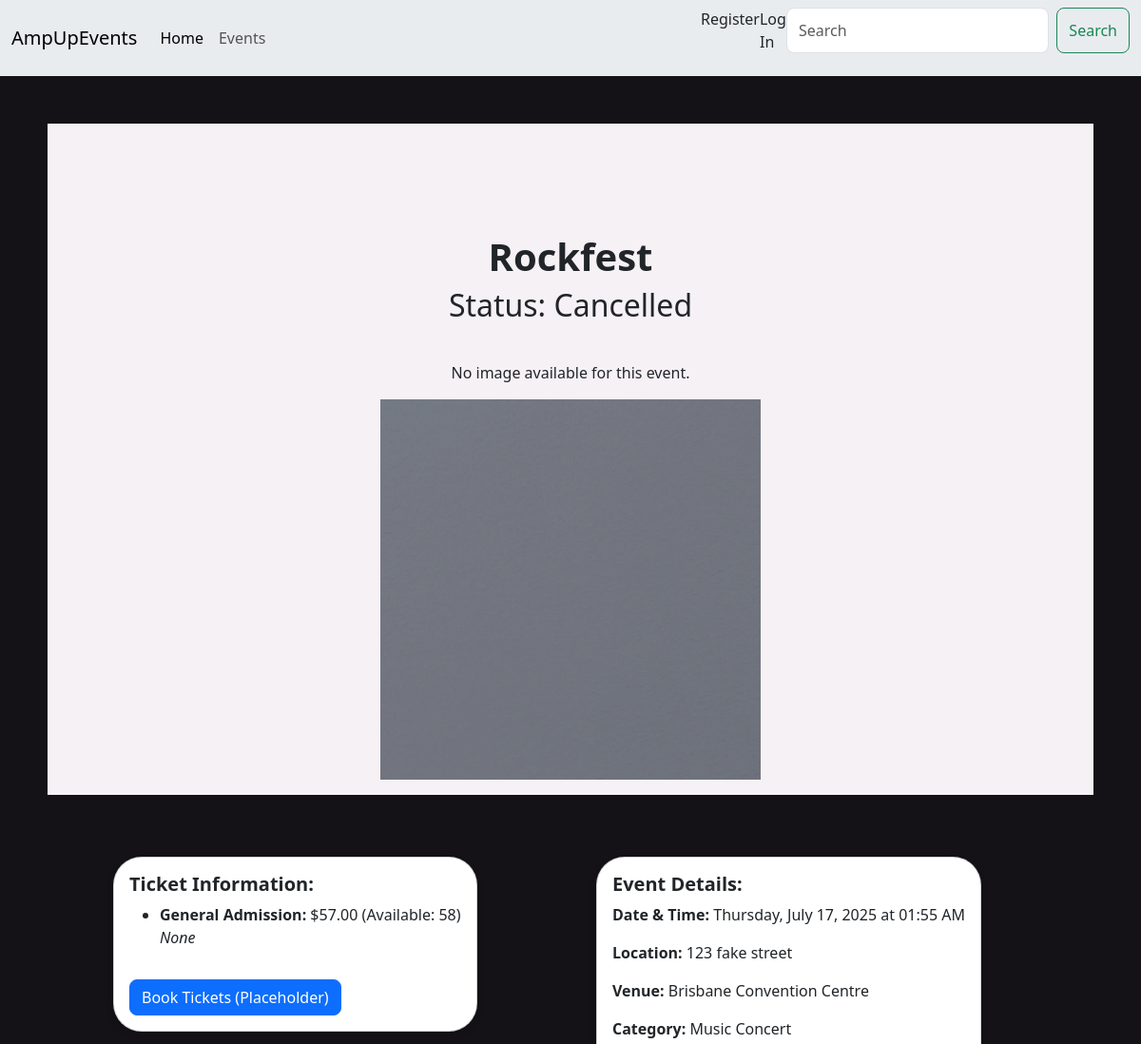
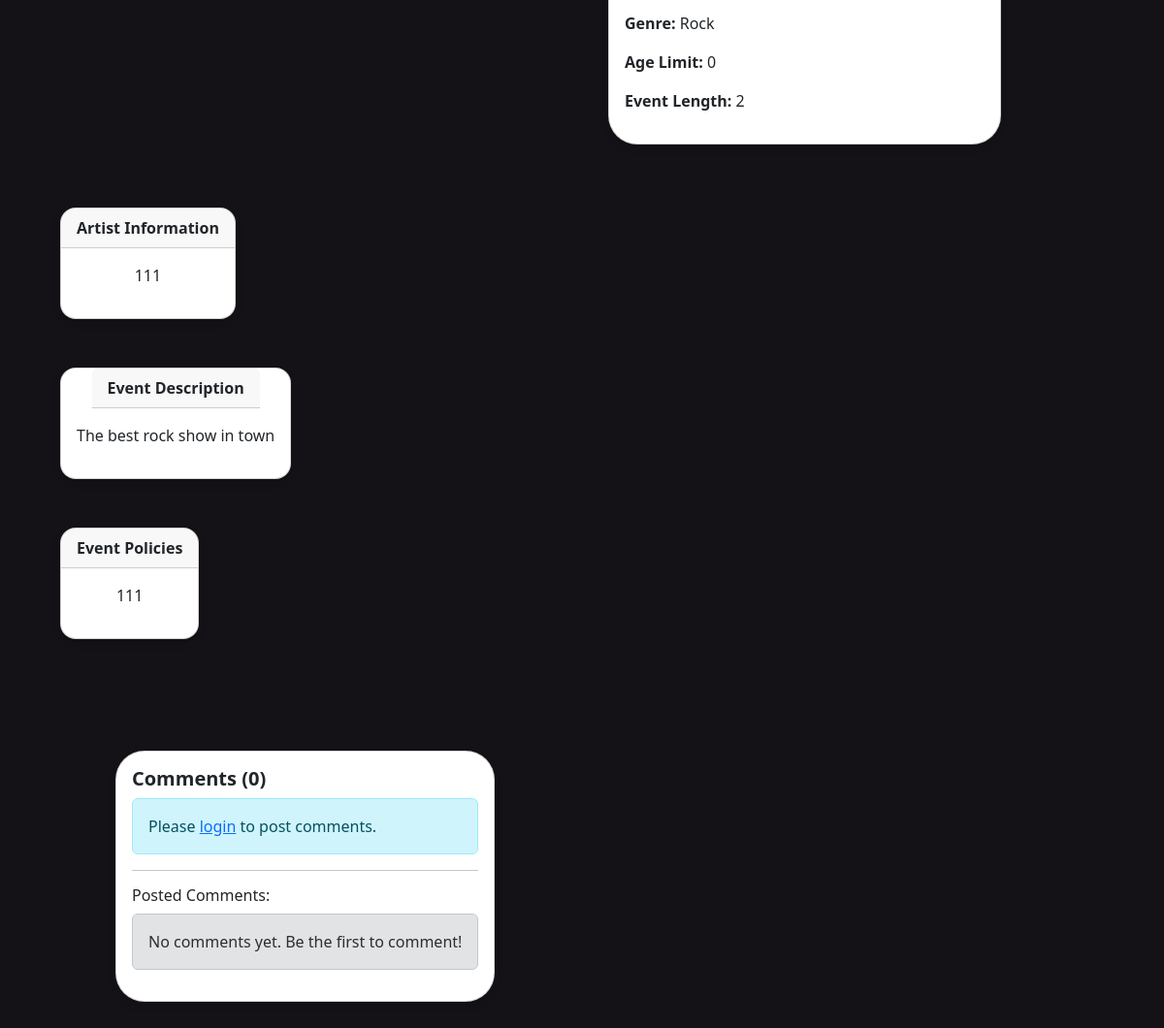
The page /events/1 on the database its author committed (2 pictures, top to bottom).
### website/models.py (models this page shows, shortened)
class Event(db.Model):
    __tablename__ = 'events'
    id = db.Column(db.Integer, primary_key=True)
    name = db.Column(db.String(120), index=True, nullable=False)
    description = db.Column(db.Text, nullable=True)
    image_filename = db.Column(db.String(255), nullable=True)
    start_datetime = db.Column(db.DateTime, nullable=False)
    location = db.Column(db.String(100), nullable=False)
    venue = db.Column(db.String(100), nullable=True)
    category_id = db.Column(db.Integer, db.ForeignKey('event_category.id'), nullable=False)
    status = db.Column(db.String(20), default='Open', nullable=False)
    genre = db.Column(db.String(50), nullable=True)
    age_limit = db.Column(db.Integer, nullable=True)
    length = db.Column(db.String(50), nullable=True)
    artist_info = db.Column(db.Text, nullable=True)
    policies = db.Column(db.Text, nullable=True)
    facebook = db.Column(db.String(255), nullable=True)
    instagram = db.Column(db.String(255), nullable=True)
    twitter = db.Column(db.String(255), nullable=True)
    youtube = db.Column(db.String(255), nullable=True)
    twitch = db.Column(db.String(255), nullable=True)
    created_at = db.Column(db.DateTime, default=datetime.now)
    updated_at = db.Column(db.DateTime, default=datetime.now, onupdate=datetime.now)
    created_by = db.Column(db.Integer, db.ForeignKey('users.id'), nullable=False)
    event_category = db.relationship('event_category', backref='events')
    ticket_types = db.relationship('ticket_type', backref='event', lazy='dynamic', cascade="all, delete-orphan")
    comments = db.relationship('Comment', backref='event', lazy='dynamic', cascade="all, delete-orphan")
    bookings = db.relationship('Booking', backref='event', lazy='dynamic', cascade="all, delete-orphan")

class ticket_type(db.Model):
    __tablename__ = 'ticket_type'
    id = db.Column(db.Integer, primary_key=True)
    event_id = db.Column(db.Integer, db.ForeignKey('events.id'), nullable=False)
    type_name = db.Column(db.String(100), nullable=False)
    description = db.Column(db.Text, nullable=True)
    price = db.Column(db.Float, nullable=False)
    quantity_available = db.Column(db.Integer, nullable=False)
    created_at = db.Column(db.DateTime, default=datetime.now)
    updated_at = db.Column(db.DateTime, default=datetime.now, onupdate=datetime.now)

class event_category(db.Model):
    __tablename__ = 'event_category'
    id = db.Column(db.Integer, primary_key=True)
    name = db.Column(db.String(100), nullable=False, unique=True)
    description = db.Column(db.Text, nullable=True)
    created_at = db.Column(db.DateTime, default=datetime.now)
    updated_at = db.Column(db.DateTime, default=datetime.now, onupdate=datetime.now)

### website/events.py (the view)
@eventbp.route('/<int:id>')
def details(id):
    event = db.session.query(Event).filter_by(id=id).first_or_404()
    cform = CommentForm()
    return render_template('events/eventDetails.html', event=event, form=cform)

### website/forms.py (shortened to what this page needs)
class CommentForm(FlaskForm):
    text = TextAreaField('Comment', [
        InputRequired('Please enter a comment'),
        Length(min=1, max=400, message='Comment must be between 1 and 400 characters')
    ])
    submit = SubmitField('Post Comment')

### website/templates/events/eventDetails.html (shortened to what this page needs)
{% extends 'base.html' %}
{% from "bootstrap5/form.html" import render_form %}
{% block head %}
    <link rel="stylesheet" href="{{ url_for('static', filename='style/eventDetails.css') }}">
{% endblock %}
{% block content %}
<main>
    {% if event %}
    <div class="row creation-banner">
        <div class="col-sm-12">
            <div class="Title text-center justify-content-center py-3">
                <h1>{{ event.name | default('Event Name Not Available') }}</h1>
                <h2>Status: {{ event.status | default('N/A') }}</h2>
            </div>
            {% if event.image_filename %}
            <div id="eventImageCarousel" class="carousel slide mb-4">
                <div class="carousel-inner">
                    <div class="carousel-item active">
                        <img src="{{ url_for('static', filename=event.image_filename) }}" class="d-block w-100" alt="{{ event.name }} Image" style="max-height: 700px; object-fit: contain;">
                    </div>
                </div>
            </div>
            {% else %}
            <div class="text-center py-3">
                <p>No image available for this event.</p>
                <img src="{{ url_for('static', filename='img/grey.jpg') }}" class="d-block w-50 mx-auto" alt="Placeholder Image" style="max-height: 400px; object-fit: contain;">
            </div>
            {% endif %}
        </div>
    </div>
    <div class="container mt-4">
        <div class="row">
            <div class="col-12 col-lg-6">
                <div class="card mb-3">
                    <div class="card-body">
                        <h5 class="card-title">Ticket Information:</h5>
                        {% if event.ticket_types.all() %}
                            <ul>
                            {% for ticket in event.ticket_types %}
                                <li>
                                    <strong>{{ ticket.type_name }}:</strong> ${{ "%.2f"|format(ticket.price) }}
                                    (Available: {{ ticket.quantity_available }}) <br>
                                    <em>{{ ticket.description | default('')}}</em>
                                </li>
                            {% endfor %}
                            </ul>
                        {% else %}
                            <p>Ticket information not yet available or this event might be free.</p>
                        {% endif %}
                        <a href="#" class="btn btn-primary mt-3">Book Tickets (Placeholder)</a>
                    </div>
                </div>
            </div>
            <div class="col-12 col-lg-6">
                <div class="card">
                    <div class="card-body">
                        <h5 class="card-title">Event Details:</h5>
                        <p><strong>Date & Time:</strong> {{ event.start_datetime.strftime('%A, %B %d, %Y at %I:%M %p') if event.start_datetime else 'N/A' }}</p>
                        <p><strong>Location:</strong> {{ event.location | default('N/A') }}</p>
                        <p><strong>Venue:</strong> {{ event.venue | default('N/A') }}</p>
                        <p><strong>Category:</strong> {{ event.event_category.name if event.event_category else 'N/A' }}</p>
                        <p><strong>Genre:</strong> {{ event.genre | default('N/A') }}</p>
                        <p><strong>Age Limit:</strong> {{ event.age_limit if event.age_limit is not none else 'N/A' }}{{ '+' if event.age_limit and event.age_limit > 0 else '' }}</p>
                        <p><strong>Event Length:</strong> {{ event.length | default('N/A') }}</p>
                    </div>
                </div>
            </div>
        </div>
    </div>
    {% if event.artist_info %}
    <div class="row mt-4">
        <div class="col-sm-12 justify-content-center">
            <div class="card card-slider rounded-4 overflow-hidden">
                <div class="card-header fw-bold">Artist Information</div>
                <div class="card-body">
                    <p>{{ event.artist_info }}</p>
                </div>
            </div>
        </div>
    </div>
    {% endif %}
    {% if event.description %}
    <div class="row mt-4">
        <div class="col-sm-12">
            <div class="card card-slider rounded-4 overflow-hidden">
                <div class="card-header fw-bold">Event Description</div>
                <div class="card-body">
                    <p>{{ event.description }}</p>
                </div>
            </div>
        </div>
    </div>
    {% endif %}
    {% if event.policies %}
    <div class="row mt-4">
        <div class="col-sm-12">
            <div class="card card-slider rounded-4 overflow-hidden">
                <div class="card-header fw-bold">Event Policies</div>
                <div class="card-body">
                    <p>{{ event.policies }}</p>
                </div>
            </div>
        </div>
    </div>
    {% endif %}
    <div class="container mt-4 mb-5">
        <div class="row">
            <div class="col-12">
                <div class="card">
                    <div class="card-body">
                        <h5 class="card-title">Comments ({{ event.comments.count() }})</h5>
                        {% if current_user.is_authenticated %}
                        <form method="POST" action="{{ url_for('event.comment', id=event.id) }}" class="mb-4">
                            {{ form.csrf_token }}
                            <div class="mb-3">
                                {{ form.text.label(class="form-label") }}
                                {{ form.text(class="form-control", rows="3", placeholder="Write your comment here...") }}
                                {% if form.text.errors %}
                                    <div class="invalid-feedback d-block">
                                        {% for error in form.text.errors %}
                                            <span>{{ error }}</span><br>
                                        {% endfor %}
                                    </div>
                                {% endif %}
                            </div>
                            {{ form.submit(class="btn btn-primary") }}
                        </form>
                        {% else %}
                        <div class="alert alert-info">
                            Please <a href="{{ url_for('auth.login', next=request.url) }}">login</a> to post comments.
                        </div>
                        {% endif %}
                        <hr>
                        <h6>Posted Comments:</h6>
                        {% if event.comments.all() %}
                            {% for comment_item in event.comments.order_by(Comment.created_at.desc()).all() %}
                            <div class="card mb-3 bg-light">
                                <div class="card-body">
                                    <div class="d-flex justify-content-between">
                                        <h6 class="card-subtitle mb-2 text-muted">
                                            {{ comment_item.user.firstName if comment_item.user else 'Anonymous' }}
                                            {% if comment_item.user and comment_item.user.surname %}{{ comment_item.user.surname }}{% endif %}
                                        </h6>
                                        <small class="text-muted">
                                            {{ comment_item.created_at.strftime('%Y-%m-%d %H:%M') }}
                                            {% if comment_item.is_edited %}(edited){% endif %}
                                        </small>
                                    </div>
                                    <p class="card-text">{{ comment_item.text }}</p>
                                </div>
                            </div>
                            {% endfor %}
                        {% else %}
                        <div class="alert alert-secondary">
                            No comments yet. Be the first to comment!
                        </div>
                        {% endif %}
                    </div>
                </div>
            </div>
        </div>
    </div>
    {% else %}
    <div class="alert alert-danger text-center" role="alert">
      Event not found or details could not be loaded.
    </div>
    {% endif %}
</main>
{% endblock %}

### website/templates/base.html (shortened to what this page needs)
<html>
<head>
    <link href="https://cdn.jsdelivr.net/npm/bootstrap@5.3.2/dist/css/bootstrap.min.css" rel="stylesheet"
>
    {% block head %}
    {% endblock %}
</head>
<body style="background-color: #141117;">
    <header>
        <nav class="navbar navbar-expand-lg bg-body-secondary">
            <div class="container-fluid">
                <a class="navbar-brand" href="/">AmpUpEvents</a>
                <div class="collapse navbar-collapse" id="navbarSupportedContent">
                    <ul class="navbar-nav me-auto mb-2 mb-lg-0">
                        <li class="nav-item">
                            <a class="nav-link active" aria-current="page" href="/">Home</a>
                        </li>
                        <li class="nav-item">
                            <a class="nav-link" href="/events/">Events</a>
                        </li>
                    </ul>
                    <form class="d-flex" role="search">
                        {% if current_user.is_authenticated %}
                        <a class="nav-item nav-link disabled text-muted" href="#">Welcome {{current_user.firstName}}</a>
                        <a class="nav-item nav-link" href="{{ url_for('auth.logout') }}">Log Out</a>
                        <a class="nav-link {% if request.endpoint == 'main.booking_history' %}active{% endif %}" href="{{ url_for('main.booking_history') }}">Account</a>
                        {% else %}
                        <a class="nav-item nav-link" href="{{ url_for('auth.register') }}">Register</a>
                        <a class="nav-item nav-link" href="{{ url_for('auth.login') }}">Log In</a>
                        {% endif %}
                        <input class="form-control me-2" type="search" placeholder="Search" aria-label="Search">
                        <button class="btn btn-outline-success" type="submit">Search</button>
                    </form>
                </div>
            </div>
        </nav>
    </header>
    {% block content %}
    {% endblock %}
</body>
</html>

### website/static/style/eventDetails.css (style rules this page uses)
body { background-color: #f6f1f4; }
.card-title { font-weight: bold; }
.form-control { border-radius: 8px; }
.btn { border-radius: 8px; }
.card { padding: 0; margin: 15px; border-radius: 30px; overflow: hidden; max-width: auto; display: inline-block; box-shadow: 0 4px 8px rgba(0, 0, 0, 0.1); }
.card-slider { max-width: 1600px; justify-items: center; margin: auto; }
.row { margin: 50px; }
.creation-banner { background-color: #F6F1F4; }
.Title { margin-top: 100px; }
.Title h1 { font-weight: bolder; }

### rows shown on the page
Event: name "Rockfest", status "Cancelled", start_datetime "Thursday, July 17, 2025 at 01:55 AM", location "123 fake street", venue "Brisbane Convention Centre", genre "Rock", age_limit "0", length "2", artist_info "111", description "The best rock show in town", policies "111"
ticket_type: type_name "General Admission", price "57.00", quantity_available "58", description "None"
event_category: event_category "Music Concert"

### other values the page prints
{{ event.comments.count() }} "0"
